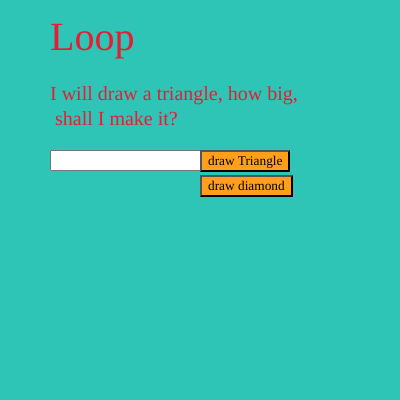
Frame 1 (no input)
Frame 60 (no input): identical to frame 1, image omitted
Frame 120 (the mouse pressed at the canvas centre since frame 60): identical to frame 1, image omitted

The p5.js sketch that drew this single still picture (run headless with seeded random() and noise() and a simulated clock; from frame 60 on, the mouse is pressed at the canvas centre):

// p5.js sketch
// ── sketch.js
let sizeOfTriangle_input;
let draw_button , draw_diamond;
let output;
function setup() {
  createCanvas(400, 400);
  sizeOfTriangle_input = createInput();
  draw_button = createButton("draw Triangle");
  draw_diamond = createButton("draw diamond");
  output = "";
}
function draw() {
  background("#2EC4B6");
  designStuff();
  buttonStuff();
  text(output , 50,200)
}

function drawTriangle(){
  let size = int(sizeOfTriangle_input.value()) +1
  for(let j = 0; j< size; j++){
    for(let i=0;i<j; i++){
      //this will draw a row
      output += "*"
    }
    output += "\n"
  }
  
}
function buttonStuff(){
  push();
  draw_button.mousePressed(drawTriangle);
  //draw_button.size(75,20);
  draw_button.style('background-color','#FF9F1C');
  draw_diamond.style('background-color','#FF9F1C');
  draw_button.style('font-family','impact');
  draw_diamond.style('font-family','impact');
  draw_button.position(200,150);
  draw_diamond.position(200,175);
  pop(); 
}
function designStuff(){
  push();
  fill("#E71D36");
  textFont("impact");
  textSize(40);
  text("Loop",50,50);
  pop();
  
  push();
  textSize(20);
   fill("#E71D36");
  textFont("impact");
  text("I will draw a triangle, how big,\n shall I make it?",50,100);
  pop();
  sizeOfTriangle_input.position(50,150);
  
}
